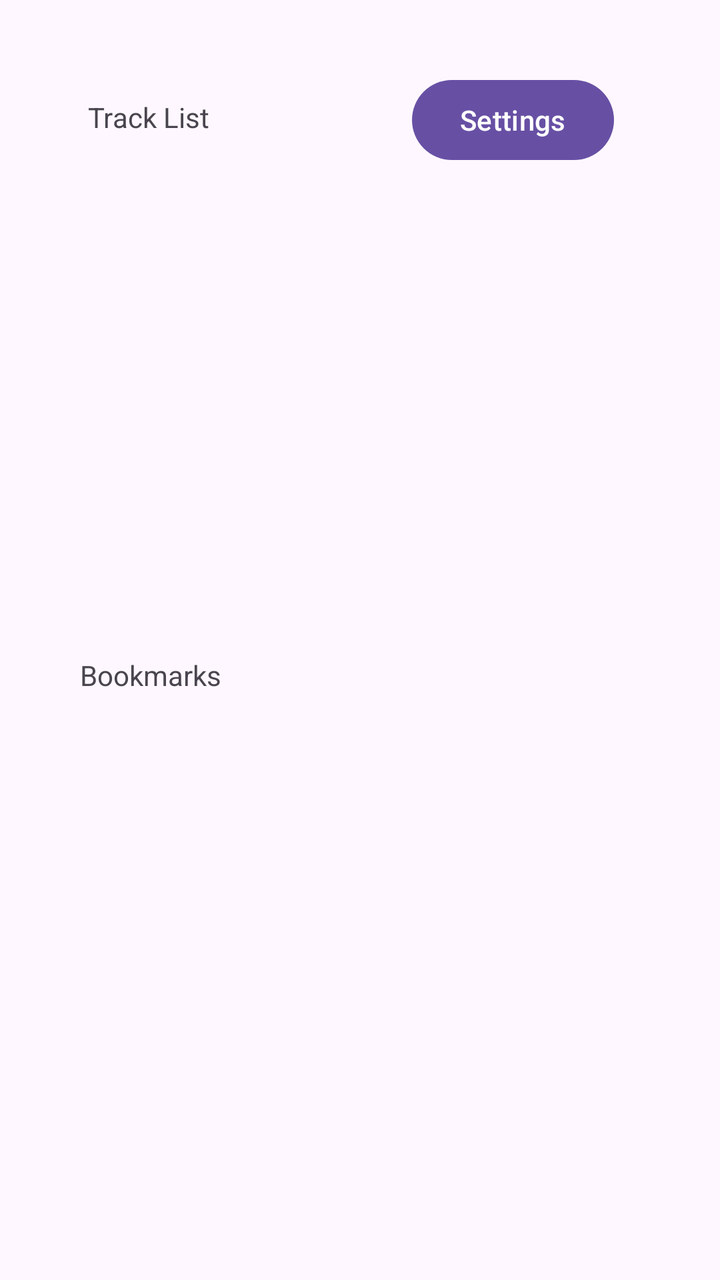
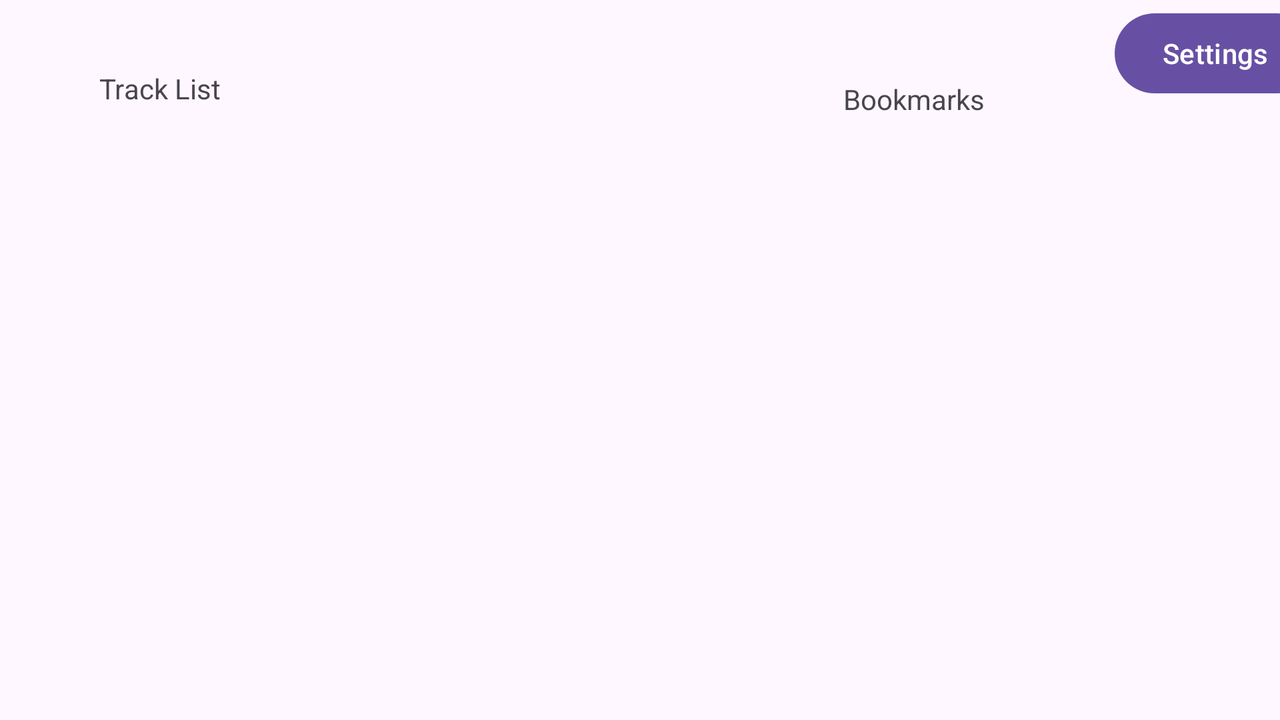

An Android layout and its configuration variant, each rendered on a device that would load it. The default file and the variant file are quoted in full after the pictures.
<!-- AndroidManifest.xml: application theme Theme.CWKMWE -->
<!-- res/layout/activity_track_list.xml -->
<?xml version="1.0" encoding="utf-8"?>
<androidx.constraintlayout.widget.ConstraintLayout xmlns:android="http://schemas.android.com/apk/res/android"
    xmlns:app="http://schemas.android.com/apk/res-auto"
    xmlns:tools="http://schemas.android.com/tools"
    android:id="@+id/main"
    android:layout_width="match_parent"
    android:layout_height="match_parent"
    tools:context=".MusicPlayer">

    <Button
        android:id="@+id/settingButton"
        android:layout_width="wrap_content"
        android:layout_height="wrap_content"
        android:layout_marginTop="36dp"
        android:layout_marginEnd="53dp"
        android:text="@string/setting_button"
        app:layout_constraintEnd_toEndOf="parent"
        app:layout_constraintTop_toTopOf="parent" />

    <ListView
        android:id="@+id/bookmarkList"
        android:layout_width="0dp"
        android:layout_height="0dp"
        android:layout_marginStart="40dp"
        android:layout_marginTop="46dp"
        android:layout_marginEnd="40dp"
        android:layout_marginBottom="42dp"
        app:layout_constraintBottom_toBottomOf="parent"
        app:layout_constraintEnd_toEndOf="parent"
        app:layout_constraintStart_toStartOf="parent"
        app:layout_constraintTop_toTopOf="@+id/bookmarks_text" />

    <TextView
        android:id="@+id/trackList_text"
        android:layout_width="wrap_content"
        android:layout_height="wrap_content"
        android:layout_marginStart="44dp"
        android:layout_marginTop="49dp"
        android:text="Track List"
        app:layout_constraintStart_toStartOf="parent"
        app:layout_constraintTop_toTopOf="parent" />

    <TextView
        android:id="@+id/bookmarks_text"
        android:layout_width="wrap_content"
        android:layout_height="wrap_content"
        android:layout_marginStart="40dp"
        android:layout_marginBottom="293dp"
        android:text="Bookmarks"
        app:layout_constraintBottom_toBottomOf="parent"
        app:layout_constraintStart_toStartOf="parent" />

    <ListView
        android:id="@+id/songList"
        android:layout_width="274dp"
        android:layout_height="338dp"
        android:layout_marginStart="40dp"
        android:layout_marginTop="46dp"
        android:layout_marginEnd="79dp"
        android:layout_marginBottom="71dp"
        app:layout_constraintBottom_toTopOf="@+id/bookmarks_text"
        app:layout_constraintEnd_toEndOf="parent"
        app:layout_constraintStart_toStartOf="parent"
        app:layout_constraintTop_toBottomOf="@+id/settingButton" />

</androidx.constraintlayout.widget.ConstraintLayout>
<!-- resources referenced by this layout -->
<resources>
  <string name="setting_button">Settings</string>
  <style name="Theme.CWKMWE" parent="Base.Theme.CWKMWE" />
  <style name="Base.Theme.CWKMWE" parent="Theme.Material3.DayNight.NoActionBar">
          
          
      </style>
</resources>
<!-- res/layout-land/activity_track_list.xml (the repository's variant of the layout above) -->
<!-- drawn on the phone turned sideways -->
<?xml version="1.0" encoding="utf-8"?>
<androidx.constraintlayout.widget.ConstraintLayout xmlns:android="http://schemas.android.com/apk/res/android"
    xmlns:app="http://schemas.android.com/apk/res-auto"
    xmlns:tools="http://schemas.android.com/tools"
    android:id="@+id/main"
    android:layout_width="match_parent"
    android:layout_height="match_parent"
    tools:context=".MusicPlayer">


    <ListView
        android:id="@+id/bookmarkList"
        android:layout_width="269dp"
        android:layout_height="163dp"
        android:layout_marginStart="42dp"
        android:layout_marginTop="32dp"
        android:layout_marginEnd="40dp"
        android:layout_marginBottom="124dp"
        app:layout_constraintBottom_toBottomOf="parent"
        app:layout_constraintEnd_toEndOf="parent"
        app:layout_constraintStart_toEndOf="@+id/songList"
        app:layout_constraintTop_toBottomOf="@+id/settingButton" />

    <Button
        android:id="@+id/settingButton"
        android:layout_width="wrap_content"
        android:layout_height="wrap_content"
        android:layout_marginStart="115dp"
        android:layout_marginTop="44dp"
        android:layout_marginEnd="32dp"
        android:layout_marginBottom="32dp"
        android:text="@string/setting_button"
        app:layout_constraintBottom_toTopOf="@+id/bookmarkList"
        app:layout_constraintEnd_toEndOf="parent"
        app:layout_constraintStart_toEndOf="@+id/bookmarks_text"
        app:layout_constraintTop_toTopOf="parent" />

    <TextView
        android:id="@+id/trackList_text"
        android:layout_width="wrap_content"
        android:layout_height="wrap_content"
        android:text="Track List"
        app:layout_constraintBottom_toBottomOf="parent"
        app:layout_constraintEnd_toEndOf="parent"
        app:layout_constraintHorizontal_bias="0.086"
        app:layout_constraintStart_toStartOf="parent"
        app:layout_constraintTop_toTopOf="parent"
        app:layout_constraintVertical_bias="0.102" />

    <TextView
        android:id="@+id/bookmarks_text"
        android:layout_width="wrap_content"
        android:layout_height="wrap_content"
        android:layout_marginStart="294dp"
        android:layout_marginTop="40dp"
        android:layout_marginBottom="93dp"
        android:text="Bookmarks"
        app:layout_constraintBottom_toTopOf="@+id/bookmarkList"
        app:layout_constraintEnd_toEndOf="parent"
        app:layout_constraintHorizontal_bias="0.106"
        app:layout_constraintStart_toEndOf="@+id/trackList_text"
        app:layout_constraintTop_toTopOf="parent"
        app:layout_constraintVertical_bias="0.0" />

    <ListView
        android:id="@+id/songList"
        android:layout_width="324dp"
        android:layout_height="238dp"
        android:layout_marginStart="56dp"
        android:layout_marginTop="42dp"
        android:layout_marginEnd="42dp"
        android:layout_marginBottom="67dp"
        app:layout_constraintBottom_toBottomOf="parent"
        app:layout_constraintEnd_toStartOf="@+id/bookmarkList"
        app:layout_constraintHorizontal_bias="0.0"
        app:layout_constraintStart_toStartOf="parent"
        app:layout_constraintTop_toBottomOf="@+id/trackList_text"
        app:layout_constraintVertical_bias="1.0" />

</androidx.constraintlayout.widget.ConstraintLayout>
